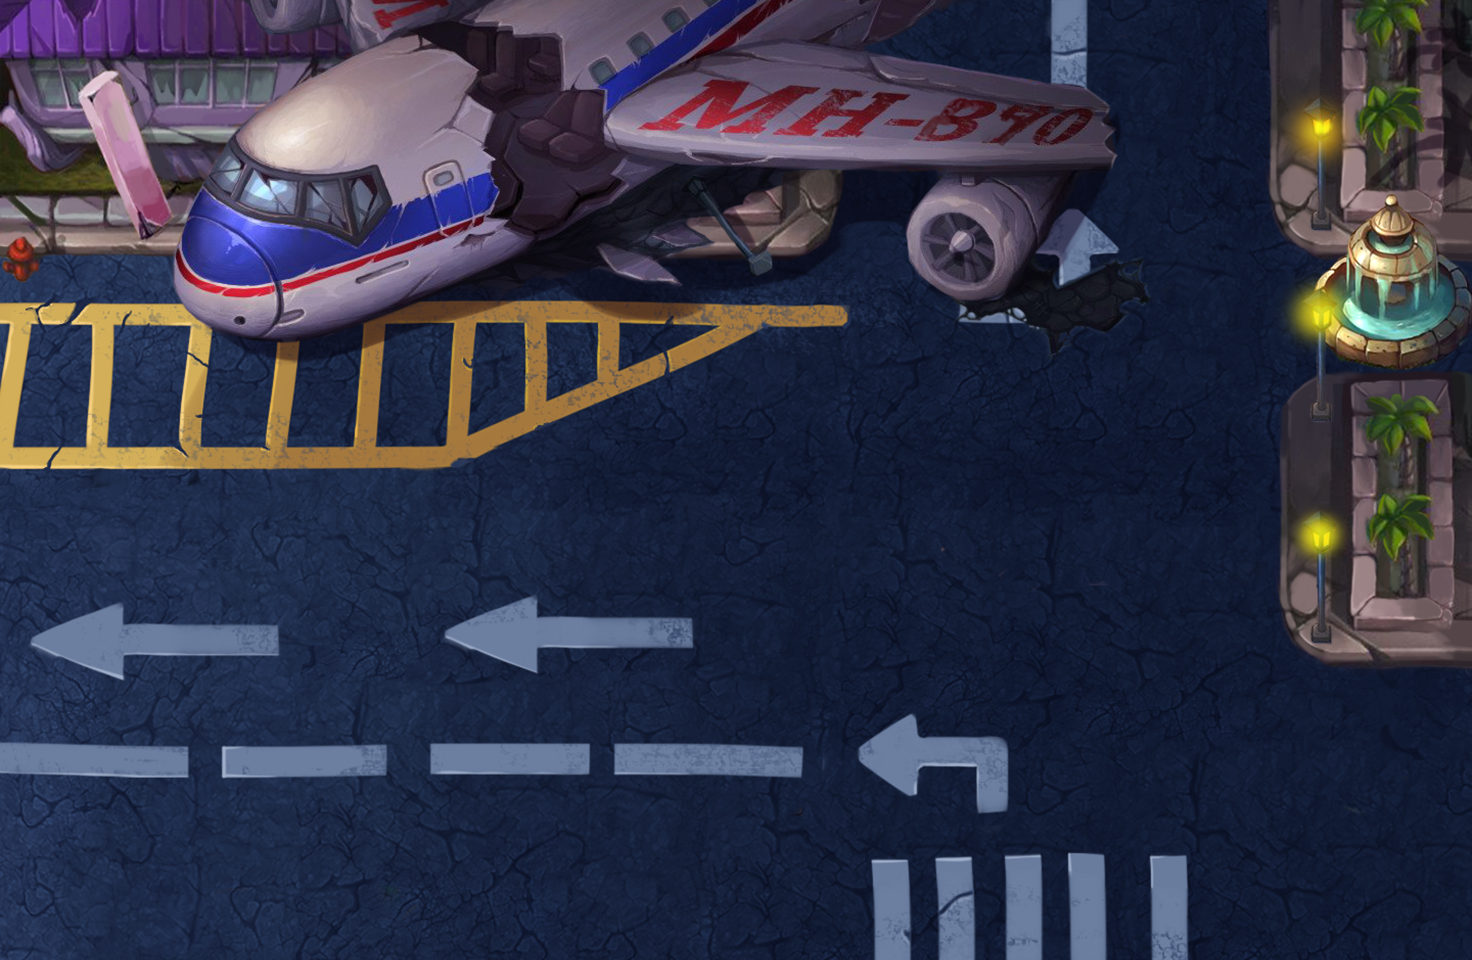

The image is a tile-based game level rendered from a .tmx file. Its description and source (layers, tilesets, objects; grid data summarised) follow:
An orthogonal 46x30 tile map with 32x32 px tiles, 1 tile layer (background), 6 tilesets and 24 objects (HeroPos).

<map version="1.0" orientation="orthogonal" renderorder="right-down" width="46" height="30" tilewidth="32" tileheight="32" nextobjectid="67">
 <tileset firstgid="1" name="map1" tilewidth="1472" tileheight="960" tilecount="1">
  <image source="map1.jpg" width="1472" height="960" />
 </tileset>
 <tileset firstgid="2" name="car" tilewidth="415" tileheight="329" tilecount="1">
  <image source="car.png" width="451" height="329" />
 </tileset>
 <tileset firstgid="3" name="left_house" tilewidth="838" tileheight="287" tilecount="1">
  <image source="left_house.png" width="838" height="287" />
 </tileset>
 <tileset firstgid="4" name="light" tilewidth="79" tileheight="142" tilecount="1">
  <image source="light.png" width="79" height="142" />
 </tileset>
 <tileset firstgid="5" name="right_house" tilewidth="197" tileheight="379" tilecount="1">
  <image source="right_house.png" width="197" height="379" />
 </tileset>
 <tileset firstgid="6" name="light_road" tilewidth="304" tileheight="369" tilecount="1">
  <image source="light_road.png" width="304" height="369" />
 </tileset>
 <layer name="background" width="46" height="30">
  <data>[1380 cells, 1 non-empty, 1 distinct tile ids]</data>
 </layer>
 <objectgroup draworder="index" name="obj_bg">
  <object id="51" gid="2" x="627.667" y="634.333" width="415" height="329">
   <properties>
    <property name="fileName" value="car.png" />
    <property name="zorder" value="1" />
   </properties>
  </object>
  <object id="53" gid="3" x="-0.333333" y="961.667" width="838" height="287">
   <properties>
    <property name="fileName" value="left_house.png" />
   </properties>
  </object>
  <object id="56" gid="4" x="595.667" y="851" width="79" height="142">
   <properties>
    <property name="fileName" value="light.png" />
   </properties>
  </object>
  <object id="59" gid="5" x="1272.67" y="958.333" width="197" height="379">
   <properties>
    <property name="fileName" value="right_house.png" />
   </properties>
  </object>
  <object id="61" gid="6" x="658.667" y="884" width="304" height="369">
   <properties>
    <property name="fileName" value="light_road.png" />
   </properties>
  </object>
 </objectgroup>
 <objectgroup name="collide_people">
  <object id="2" x="4" y="665.333" width="506" height="304.667" />
  <object id="3" x="370" y="796" width="478" height="172" />
  <object id="4" x="1267" y="0" width="209" height="966" />
  <object id="5" x="-10" y="-26" width="235.333" height="274" />
  <object id="6" x="424" y="-18" width="242.667" height="299.333" />
  <object id="7" x="150.667" y="-42" width="282.667" height="374" />
  <object id="9" x="697.333" y="442" width="249.333" height="113.333" />
  <object id="10" x="889.333" y="382" width="170" height="104.667" />
  <object id="46" x="660" y="-34.6667" width="282.667" height="205.667" />
  <object id="47" x="888" y="-1.6665" width="245.333" height="299.333" />
 </objectgroup>
 <objectgroup name="Objects">
  <object id="12" name="HeroPos" x="162" y="484" />
  <object id="30" x="378" y="526">
   <properties>
    <property name="MonsterType" value="1" />
   </properties>
  </object>
  <object id="31" x="490" y="508">
   <properties>
    <property name="MonsterType" value="1" />
   </properties>
  </object>
  <object id="32" x="472" y="566">
   <properties>
    <property name="MonsterType" value="1" />
   </properties>
  </object>
  <object id="33" x="596" y="596">
   <properties>
    <property name="MonsterType" value="1" />
   </properties>
  </object>
  <object id="34" x="606" y="666">
   <properties>
    <property name="MonsterType" value="1" />
   </properties>
  </object>
  <object id="35" x="858" y="642">
   <properties>
    <property name="MonsterType" value="1" />
   </properties>
  </object>
  <object id="36" x="1090" y="618">
   <properties>
    <property name="MonsterType" value="1" />
   </properties>
  </object>
  <object id="37" x="1038" y="714">
   <properties>
    <property name="MonsterType" value="1" />
   </properties>
  </object>
 </objectgroup>
</map>
